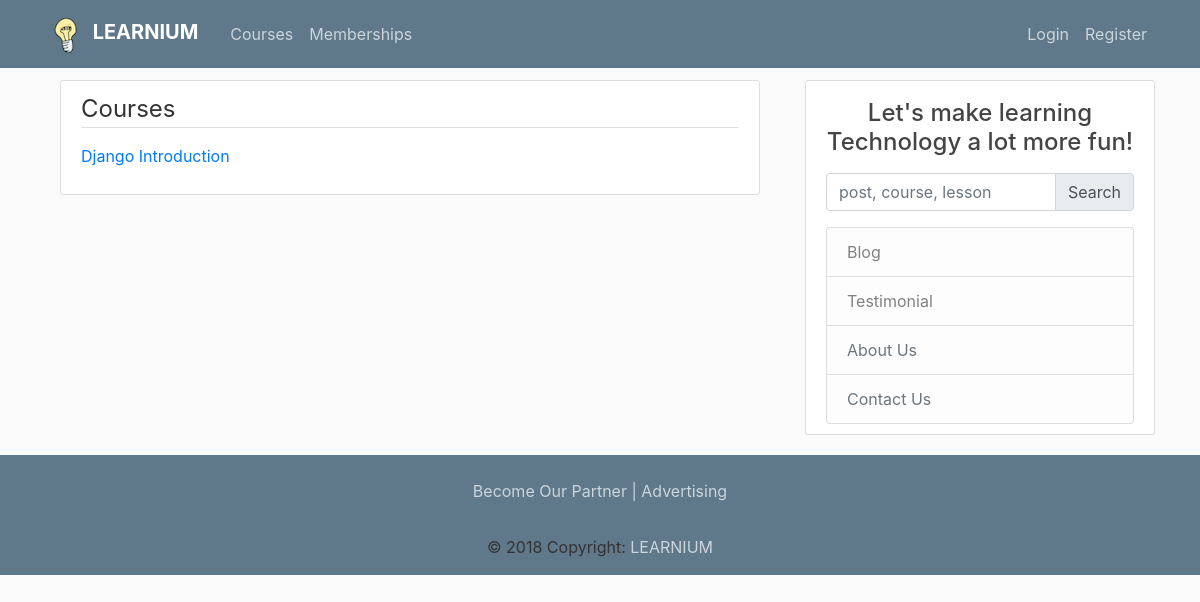
The app's page /courses/, older data.
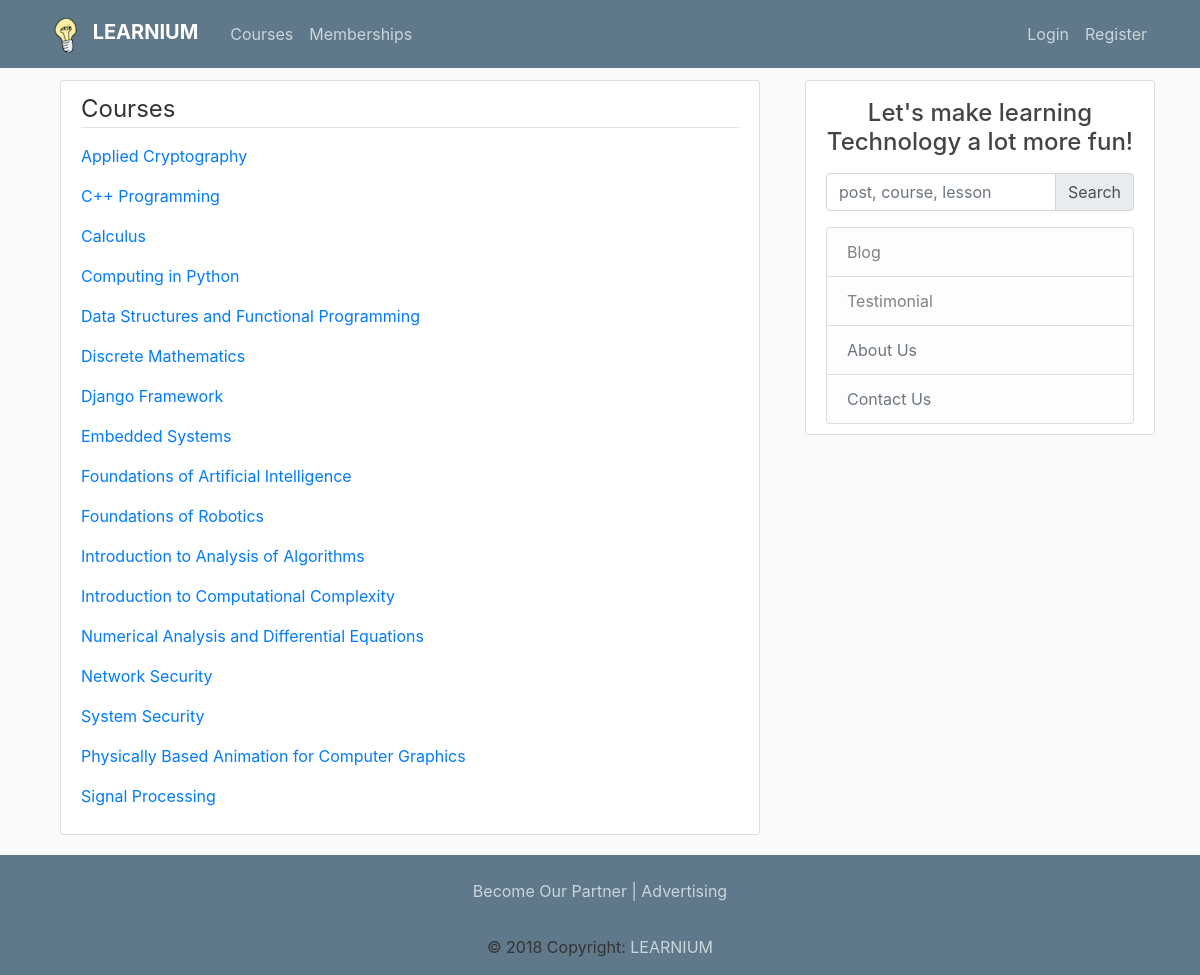
The same page, newer data.
### courses/models.py (models this page shows, shortened)
class Course(models.Model):
	slug = models.SlugField()
	title = models.CharField(max_length=120)
	description = models.TextField()
	allowed_memberships = models.ManyToManyField(Membership)
	def __str__(self):
		return self.title
	def get_absolute_url(self):
		return reverse('courses:detail', kwargs={'slug': self.slug})

### courses/views.py (the view)
# urls.py: path('', CourseListView.as_view(), name='list'),
class CourseListView(ListView):
	model = Course

### courses/templates/courses/course_list.html
{% extends "blog/base.html" %}
{% load crispy_forms_tags %}
{% block content %}
<div class="container">
<div class="content-section">
	<div>
	 <legend class="border-bottom mb-3"> Courses </legend>
				{% for object in object_list %}
				<p> <a href="{{ object.get_absolute_url }}">{{ object }}</a> </p>
				{% endfor %}
	</div>
</div>
</div>
{% endblock content %}

Row changes from the older to the newer data that the page shows:
removed Course: title "Django Introduction"
added Course: title "Applied Cryptography"
added Course: title "C++ Programming"
added Course: title "Calculus"
added Course: title "Computing in Python"
added Course: title "Data Structures and Functional Programming"
added Course: title "Discrete Mathematics"
added Course: title "Django Framework"
added Course: title "Embedded Systems"
added Course: title "Foundations of Artificial Intelligence"
added Course: title "Foundations of Robotics"
added Course: title "Introduction to Analysis of Algorithms"
added Course: title "Introduction to Computational Complexity"
added Course: title "Numerical Analysis and Differential Equations"
added Course: title "Network Security"
added Course: title "System Security"
added Course: title "Physically Based Animation for Computer Graphics"
added Course: title "Signal Processing"
